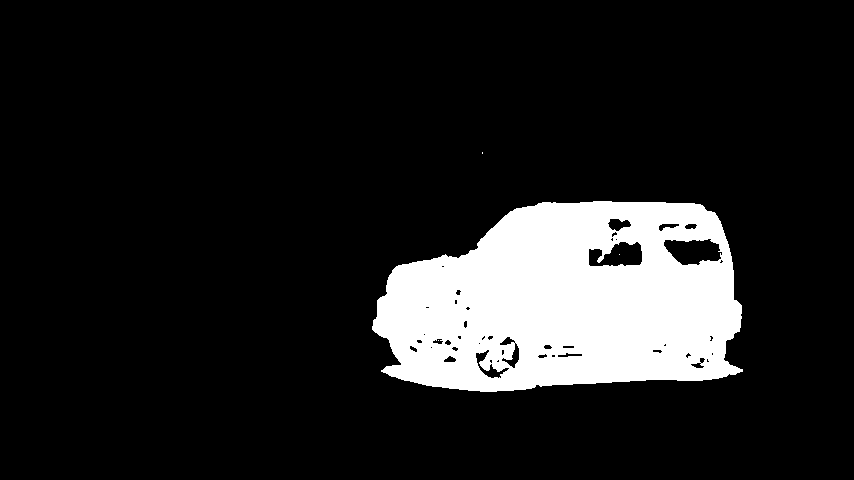
#> input picture matting_code/00048.png, 854 x 480 px, found by its file name
$ python create_trimaps.py
#> lines starting #> are read from the running program, lines starting #| are printed output that depends on the picture; after the words box and inside, x2 and y2 are one past the last pixel; in counts of white or black regions, pixels touching at a corner belong together
import cv2
import numpy as np
import subprocess
import os

def create_trimap(mask,output_dir):
#> called with mask = 'Masks/480p/bvs/car-turn/00048.png', output_dir = 'trimaps/480p/car-turn/00048.png'
	img = cv2.imread(mask, 0)
#> img: shape (480, 854); 13% white; 4 white regions (3 under 20 px), largest, box (x1, y1, x2, y2) and area: (372, 201, 743, 392) 53361
	kernel = np.ones((5,5), np.uint8)

	dilute = cv2.dilate(img, kernel, iterations =1)
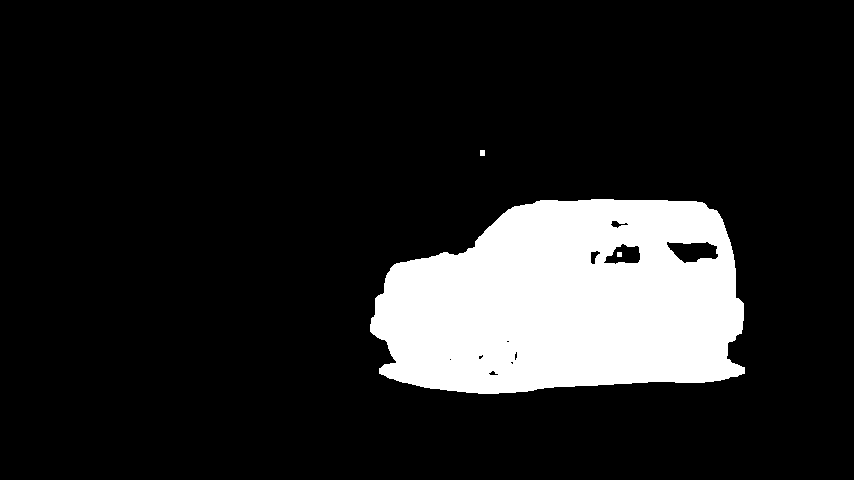
#> dilute: shape (480, 854); 14.1% white; 3 white regions, box (x1, y1, x2, y2) and area: (370, 199, 745, 394) 57730, (480, 150, 485, 156) 30, (617, 252, 622, 257) 25
	erode = cv2.erode(img,kernel, iterations =6)
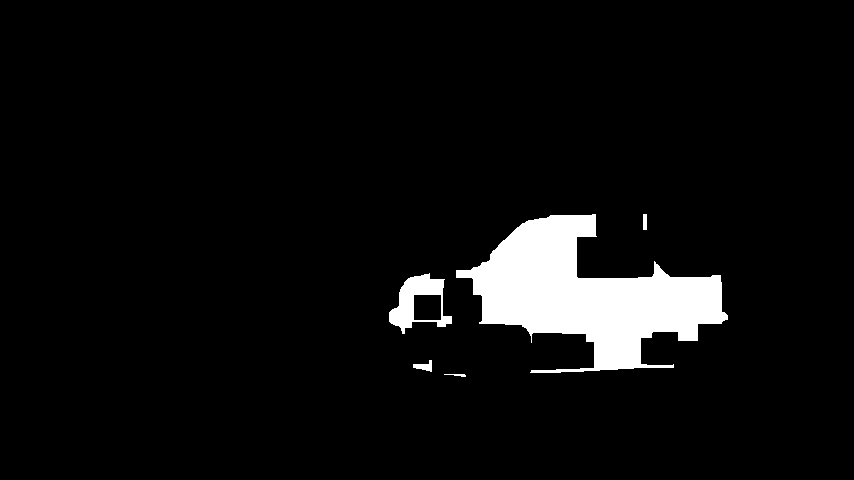
#> erode: shape (480, 854); 5.5% white; 5 white regions, box (x1, y1, x2, y2) and area: (456, 214, 728, 373) 20784, (389, 273, 452, 334) 1619, (413, 360, 432, 372) 122, (643, 214, 647, 230) 64, (444, 374, 466, 377) 38

	#Fills dilute color with gray and fills eroded inner section with white
	for i in range(dilute.shape[0]):
		for j in range(dilute.shape[1]):
			if(dilute[i][j] > 0 ):
				dilute[i][j] = 128

			if(erode[i][j] == 255):
				dilute[i][j] = 255
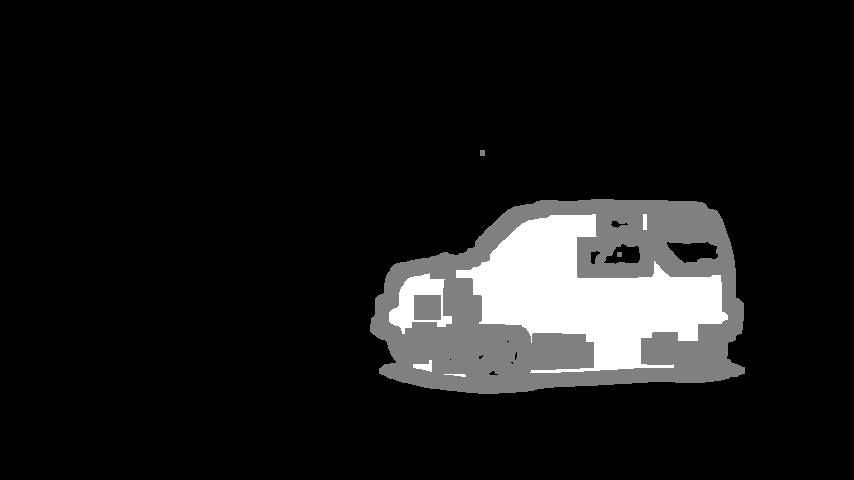
#> dilute: shape (480, 854); 8.58% of pixels changed, all inside (x1, y1, x2, y2) = (370, 150, 745, 394)


	# [8 lines of commented-out code are left out]
	cv2.imwrite(output_dir,dilute)

	# # Testing
	cv2.imshow('image',dilute)
	cv2.waitKey(0)
	cv2.destroyAllWindows()

def main():
	#For single image
	create_trimap('Masks/480p/bvs/car-turn/00048.png','trimaps/480p/car-turn/00048.png')

	#For whole directory
	# for fn in os.listdir("Masks/480p/bvs/car-turn"):
	# 	if(fn.endswith(".png")):
	# 		create_trimap("Masks/480p/bvs/car-turn/"+fn,"trimaps/480p/car-turn/"+fn)


main()

$ run again, with matting_code/net.png copied over matting_code/00048.png
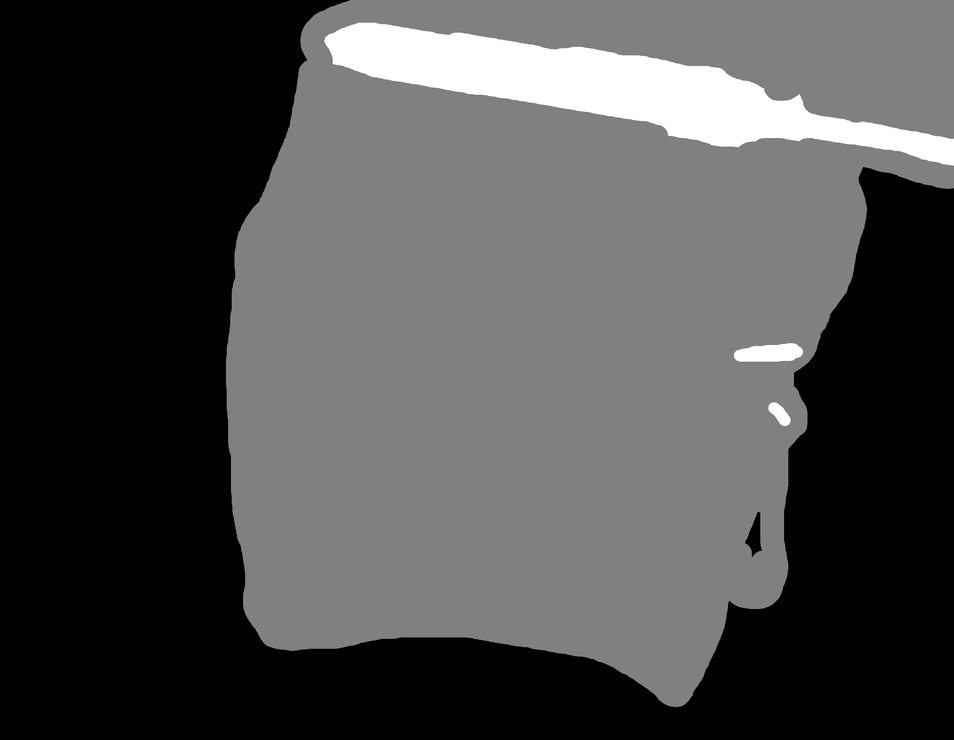
#> input picture matting_code/net.png, 954 x 740 px, shrunk from 2689 x 2085 before the run, found by its file name
#> in create_trimap, img is the input picture: shape (740, 954); min 0, max 255, mean 76.2
#> in create_trimap, `erode = cv2.erode(img,kernel, iterations =6)`:
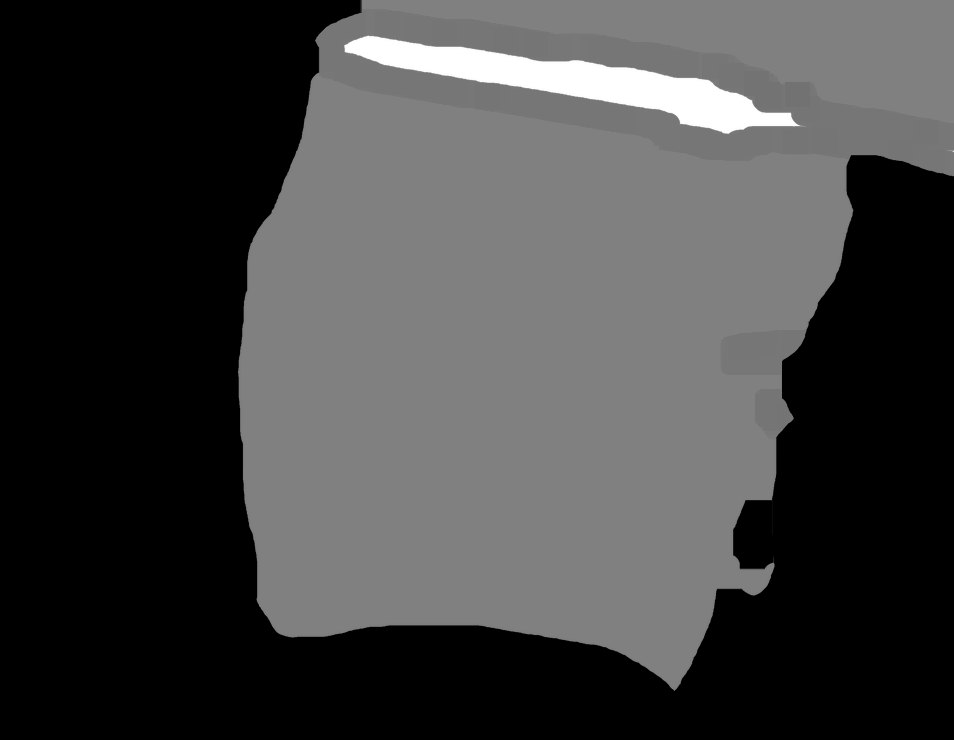
#> erode: shape (740, 954); min 0, max 255, mean 67.1
#> after the loop in create_trimap, `for i in range(dilute.shape[0]):`:
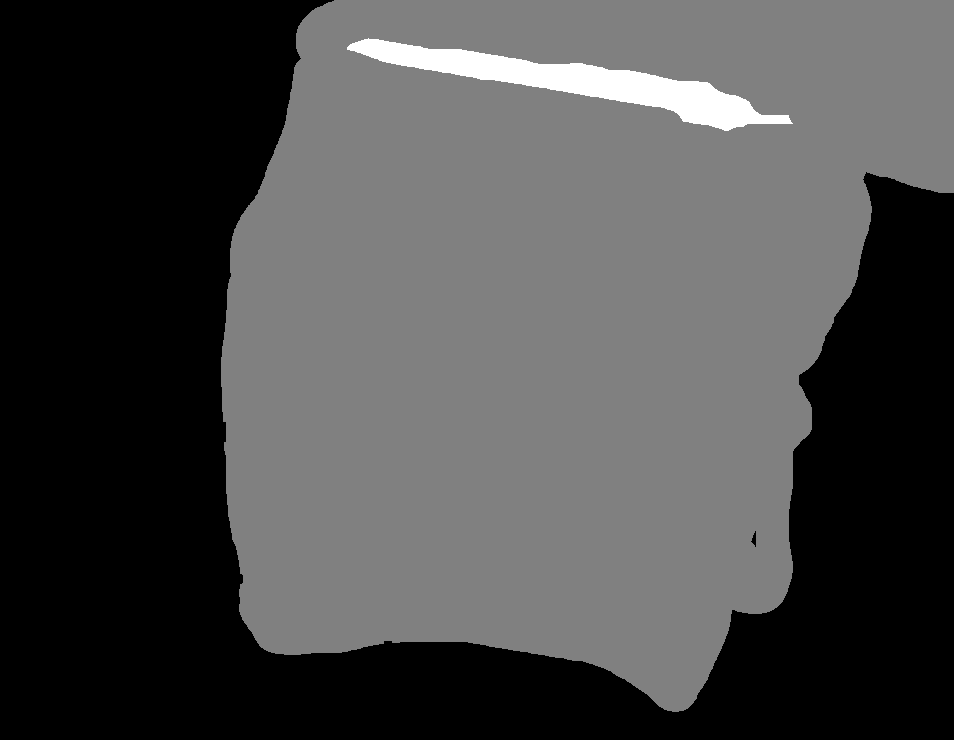
#> dilute: shape (740, 954); min 0, max 255, mean 74.1
